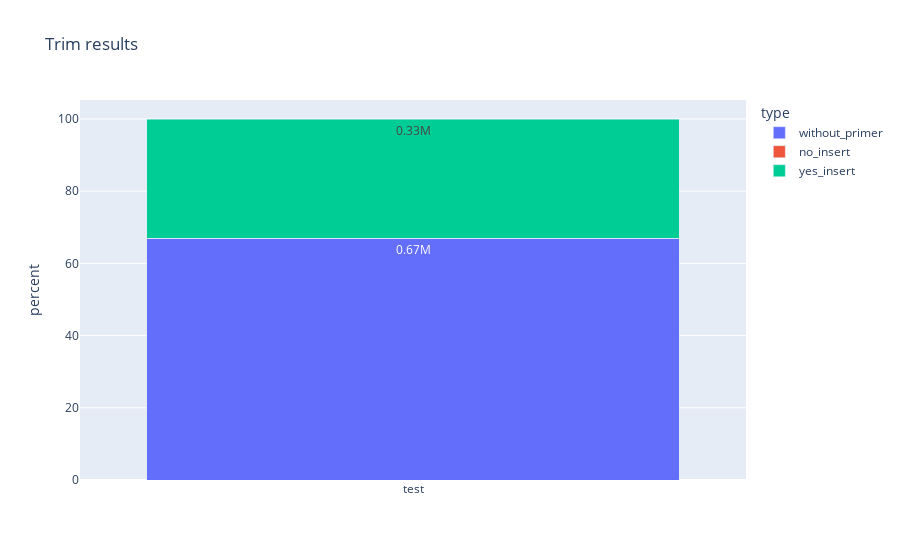

The notebook cell saved with this chart:
### Code cell
fig = px.bar(
    trim_df_per,
    x="sample",
    y="percent",
    color="type",
    text="count",
    # text_auto=True,
    barmode="stack",
    title="Trim results",
    labels={"sample": ""},
)
fig.show()

### Figure 1 — Plotly figure (JSON) as saved in the notebook; plotly's stock layout.template omitted (floating-point values rounded to 4 significant figures)
{"data": [{"alignmentgroup": "True", "hovertemplate": "type=without_primer<br>=%{x}<br>percent=%{y}<br>count=%{text}<extra></extra>", "legendgroup": "without_primer", "marker": {"color": "#636efa", "pattern": {"shape": ""}}, "name": "without_primer", "offsetgroup": "without_primer", "orientation": "v", "showlegend": true, "text": ["0.67M"], "textposition": "auto", "type": "bar", "x": ["test"], "xaxis": "x", "y": [67.03], "yaxis": "y"}, {"alignmentgroup": "True", "hovertemplate": "type=no_insert<br>=%{x}<br>percent=%{y}<br>count=%{text}<extra></extra>", "legendgroup": "no_insert", "marker": {"color": "#EF553B", "pattern": {"shape": ""}}, "name": "no_insert", "offsetgroup": "no_insert", "orientation": "v", "showlegend": true, "text": ["0.00M"], "textposition": "auto", "type": "bar", "x": ["test"], "xaxis": "x", "y": [0], "yaxis": "y"}, {"alignmentgroup": "True", "hovertemplate": "type=yes_insert<br>=%{x}<br>percent=%{y}<br>count=%{text}<extra></extra>", "legendgroup": "yes_insert", "marker": {"color": "#00cc96", "pattern": {"shape": ""}}, "name": "yes_insert", "offsetgroup": "yes_insert", "orientation": "v", "showlegend": true, "text": ["0.33M"], "textposition": "auto", "type": "bar", "x": ["test"], "xaxis": "x", "y": [32.96], "yaxis": "y"}], "layout": {"barmode": "stack", "legend": {"title": {"text": "type"}, "tracegroupgap": 0}, "title": {"text": "Trim results"}, "xaxis": {"anchor": "y", "domain": [0, 1], "title": {"text": ""}}, "yaxis": {"anchor": "x", "domain": [0, 1], "title": {"text": "percent"}}}}
